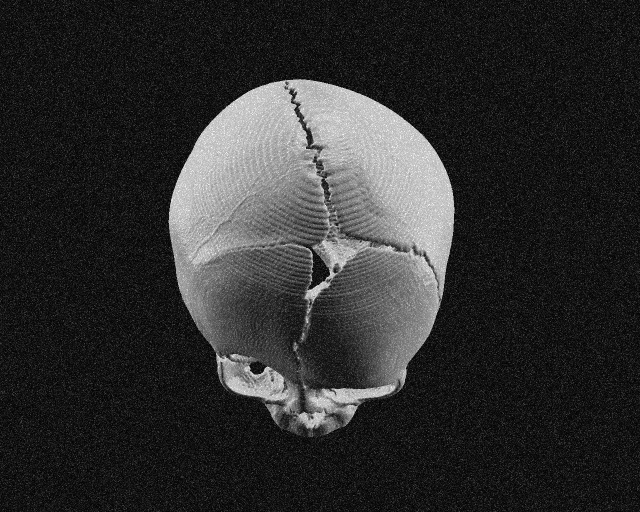
#> input picture Final-project/Q1/noisy_skull.png, 640 x 512 px
$ python Q1.py
#> lines starting #> are read from the running program, lines starting #| are printed output that depends on the picture; long printed decimals are rounded
import cv2
import numpy as np
import matplotlib.pyplot as plt
img = cv2.imread('noisy_skull.png',0)
#> img is the input picture: shape (512, 640); min 1, max 251, mean 46.2
row,col=img.shape[:2]
#> row = 512; col = 640
print(row,col)
#| 512 640
pad=cv2.copyMakeBorder(img, 0, 1,4, 4, cv2.BORDER_REPLICATE) #padding
noisy=img[:81,:81]
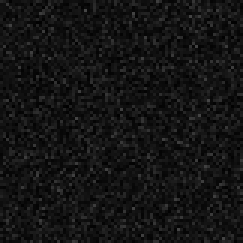
#> noisy: shape (81, 81) (shown 3 times larger); min 1, max 69, mean 19.7
var2 = np.var(noisy)
#> var2 = 126.1
mean2=np.mean(noisy)
#> mean2 = 19.72
print('mean of noise',mean2)
#| mean of noise 19.722
print('variance of noise',var2)
#| variance of noise 126.124
def Histogram(img=[]):
    img = np.array(img)
    row, col = img.shape[:2]
#> row = 512; col = 640
    count = []
    for i in range(0, 256):
        count.append\
            (np.sum(img == i))
#> after the loop, count = 256 values, max 10314 at index 13, min 0 at index 0, mean 1280
    return count
count1=Histogram(img)
#> count1 has the same summary as count in Histogram
count2=Histogram(noisy)
#> count2 = 256 values, max 290 at index 13, min 0 at index 0, mean 25.63
def normalize(count_d,row_d,col_d):
#> called with row_d = 512, col_d = 640
 npa1 = np.asarray(count_d, dtype=np.float32)
#> npa1 has the same summary as count in Histogram
 np1= np.reshape(npa1, (256, 1))
#> np1 has the same summary as count in Histogram
 np1=np1/(row_d*col_d)
#> np1 = 256 values, max 0.0315 at index 13, min 0 at index 0, mean 0.00391
 return np1
np1=normalize(count1,row,col)
np2=normalize(count2,81,81)
#> np2 = 256 values, max 0.0442 at index 13, min 0 at index 0, mean 0.00391
plt.subplot(1,2,1)
plt.bar(range(0, 256),np1[:,0])
plt.title('Normalized Histogram of image ')
plt.subplot(1,2,2)
plt.bar(range(0, 256), np2[:,0])
plt.title('Normalized Histogram of noise')
plt.show()
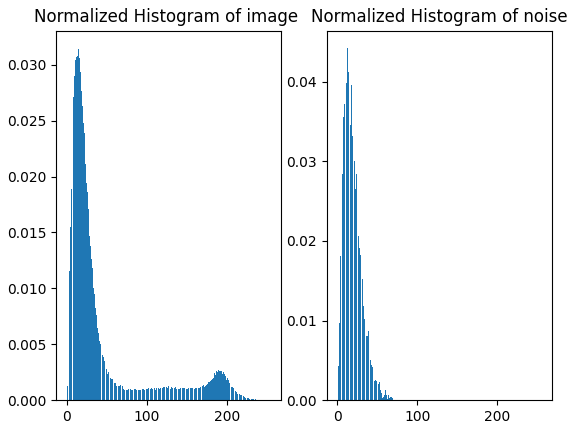
#> figure drawn by matplotlib, 2 panels; panel 1: tallest bar 0.0315 high, from x = 12.6 to 13.4
mask = np.zeros(pad.shape[:2], np.uint8)
#> mask: shape (513, 648); every value is 0
mask4 = np.zeros(pad.shape[:2], np.uint8)
for i in range(0, pad.shape[0],9):#adaptive noise filter
   for j in range(0,pad.shape[1],9):
       mask[i:i + 9,  j:j + 9] = 255#window to slide over image and finding mean and variance of window
       masked_img = cv2.bitwise_and(pad, pad, mask=mask)
       masked_img=masked_img[i:i + 9,  j:j + 9] #evey iteration,new window"s size  must be 9*9
       var1 = np.var(masked_img)
       mean = np.mean(masked_img)
       mask2 = masked_img - ((var2 / var1 )* (masked_img - mean))
       mask4[i:i+9,j:j+9]=mask2
#> mask: shape (513, 648); every value is 255
#print(mask4.dtype)
plt.subplot(1,2,1)
plt.imshow(mask4, cmap='gray',vmin=0,vmax=255)
plt.title('adaptive4')
plt.axis(False)
plt.subplot(1,2,2)
median=cv2.medianBlur(img,7)
plt.imshow(median ,cmap='gray',vmin=0,vmax=255)
plt.title('median')
plt.axis(False)
plt.show()
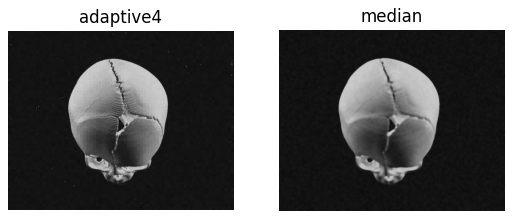
#> figure drawn by matplotlib, 2 panels

plt.subplot(121)
plt.imshow(mask4, cmap='gray',vmin=0,vmax=255)
plt.title('adaptive')
plt.axis(False)
plt.subplot(122)
plt.imshow(img, cmap='gray',vmin=0,vmax=255)
plt.title('original')
plt.axis(False)
plt.show()
median=cv2.medianBlur(img,7)
mediannoise=median[0:81,0:81]
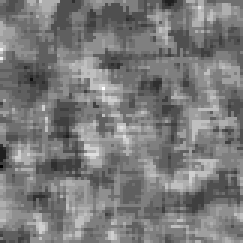
#> mediannoise: shape (81, 81) (shown 3 times larger); min 10, max 26, mean 17.7; drawn with min black and max white
countmediannoise=Histogram(mediannoise)
#> countmediannoise = 256 values, max 1408 at index 18, min 0 at index 0, mean 25.63
mask4noise=mask4[0:81,0:81]
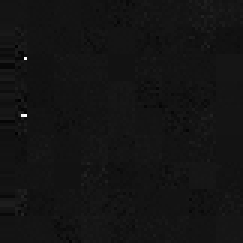
#> mask4noise: shape (81, 81) (shown 3 times larger); min 0, max 255, mean 19.3
countmask=Histogram(mask4noise)
#> countmask = 256 values, max 1547 at index 19, min 0 at index 37, mean 25.63
npmed=normalize(countmediannoise,81,81)
#> npmed = 256 values, max 0.215 at index 18, min 0 at index 0, mean 0.00391
npmask=normalize(countmask,81,81)
#> npmask = 256 values, max 0.236 at index 19, min 0 at index 37, mean 0.00391
plt.subplot(231),plt.imshow(img,cmap='gray',vmin=0,vmax=255)
plt.title('original image'),plt.axis(False)
plt.subplot(234),plt.bar(range(0, 256),np2[:,0])
plt.subplot(232),plt.imshow(mask4,cmap='gray')
plt.title('adaptive'),plt.axis(False)
plt.subplot(235),plt.bar(range(0, 256),npmask[:,0])
plt.subplot(233),plt.imshow(median,cmap='gray',vmin=0,vmax=255)
plt.title('median'),plt.axis(False)
plt.subplot(236),plt.bar(range(0, 256),npmed[:,0])
plt.show()
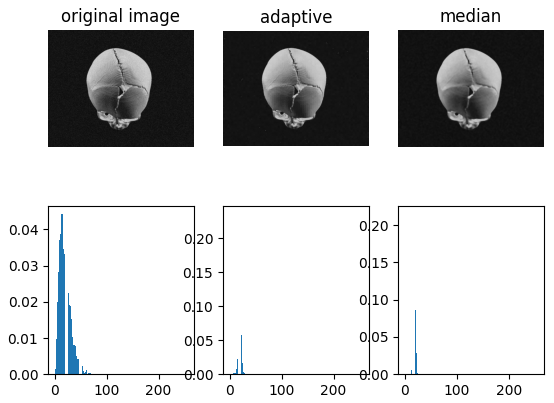
#> figure drawn by matplotlib, 6 panels; panel 4: tallest bar 0.236 high, from x = 18.6 to 19.4; panel 6: tallest bar 0.215 high, from x = 17.6 to 18.4
